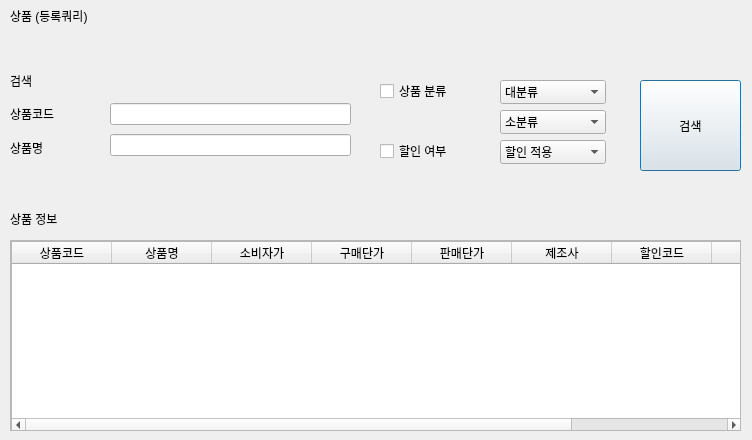
<?xml version="1.0" encoding="UTF-8"?>
<ui version="4.0">
 <class>Dialog</class>
 <widget class="QDialog" name="Dialog">
  <property name="geometry">
   <rect>
    <x>0</x>
    <y>0</y>
    <width>752</width>
    <height>440</height>
   </rect>
  </property>
  <property name="windowTitle">
   <string>Dialog</string>
  </property>
  <widget class="QCheckBox" name="checkBox_2">
   <property name="enabled">
    <bool>true</bool>
   </property>
   <property name="geometry">
    <rect>
     <x>380</x>
     <y>80</y>
     <width>116</width>
     <height>22</height>
    </rect>
   </property>
   <property name="text">
    <string>상품 분류</string>
   </property>
  </widget>
  <widget class="QComboBox" name="comboBox_3">
   <property name="geometry">
    <rect>
     <x>500</x>
     <y>140</y>
     <width>106</width>
     <height>24</height>
    </rect>
   </property>
   <item>
    <property name="text">
     <string>할인 적용 </string>
    </property>
   </item>
   <item>
    <property name="text">
     <string>할인 없음</string>
    </property>
   </item>
  </widget>
  <widget class="QScrollArea" name="scrollArea">
   <property name="geometry">
    <rect>
     <x>10</x>
     <y>240</y>
     <width>731</width>
     <height>191</height>
    </rect>
   </property>
   <property name="widgetResizable">
    <bool>true</bool>
   </property>
   <widget class="QWidget" name="scrollAreaWidgetContents_2">
    <property name="geometry">
     <rect>
      <x>0</x>
      <y>0</y>
      <width>729</width>
      <height>189</height>
     </rect>
    </property>
    <widget class="QTableWidget" name="tableWidget_2">
     <property name="geometry">
      <rect>
       <x>0</x>
       <y>0</y>
       <width>731</width>
       <height>192</height>
      </rect>
     </property>
     <column>
      <property name="text">
       <string>상품코드</string>
      </property>
     </column>
     <column>
      <property name="text">
       <string>상품명</string>
      </property>
     </column>
     <column>
      <property name="text">
       <string>소비자가</string>
      </property>
     </column>
     <column>
      <property name="text">
       <string>구매단가</string>
      </property>
     </column>
     <column>
      <property name="text">
       <string>판매단가</string>
      </property>
     </column>
     <column>
      <property name="text">
       <string>제조사</string>
      </property>
     </column>
     <column>
      <property name="text">
       <string>할인코드</string>
      </property>
     </column>
     <column>
      <property name="text">
       <string>유통기간</string>
      </property>
     </column>
     <column>
      <property name="text">
       <string>전용유무</string>
      </property>
     </column>
    </widget>
   </widget>
  </widget>
  <widget class="QWidget" name="horizontalLayoutWidget">
   <property name="geometry">
    <rect>
     <x>10</x>
     <y>0</y>
     <width>721</width>
     <height>31</height>
    </rect>
   </property>
   <layout class="QHBoxLayout" name="horizontalLayout_4">
    <item>
     <widget class="QLabel" name="label_2">
      <property name="text">
       <string>상품 (등록쿼리)</string>
      </property>
     </widget>
    </item>
   </layout>
  </widget>
  <widget class="QCheckBox" name="checkBox">
   <property name="geometry">
    <rect>
     <x>380</x>
     <y>140</y>
     <width>116</width>
     <height>22</height>
    </rect>
   </property>
   <property name="text">
    <string>할인 여부</string>
   </property>
  </widget>
  <widget class="QPushButton" name="pushButton">
   <property name="geometry">
    <rect>
     <x>640</x>
     <y>80</y>
     <width>101</width>
     <height>91</height>
    </rect>
   </property>
   <property name="text">
    <string>검색</string>
   </property>
  </widget>
  <widget class="QLabel" name="label_10">
   <property name="geometry">
    <rect>
     <x>10</x>
     <y>210</y>
     <width>77</width>
     <height>18</height>
    </rect>
   </property>
   <property name="text">
    <string>상품 정보</string>
   </property>
  </widget>
  <widget class="QLabel" name="label_5">
   <property name="geometry">
    <rect>
     <x>10</x>
     <y>70</y>
     <width>51</width>
     <height>21</height>
    </rect>
   </property>
   <property name="text">
    <string>검색</string>
   </property>
  </widget>
  <widget class="QComboBox" name="comboBox_2">
   <property name="geometry">
    <rect>
     <x>500</x>
     <y>110</y>
     <width>106</width>
     <height>24</height>
    </rect>
   </property>
   <item>
    <property name="text">
     <string>소분류</string>
    </property>
   </item>
  </widget>
  <widget class="QComboBox" name="comboBox">
   <property name="geometry">
    <rect>
     <x>500</x>
     <y>80</y>
     <width>106</width>
     <height>24</height>
    </rect>
   </property>
   <item>
    <property name="text">
     <string>대분류</string>
    </property>
   </item>
  </widget>
  <widget class="QWidget" name="verticalLayoutWidget_2">
   <property name="geometry">
    <rect>
     <x>110</x>
     <y>100</y>
     <width>241</width>
     <height>61</height>
    </rect>
   </property>
   <layout class="QVBoxLayout" name="verticalLayout_13">
    <item>
     <widget class="QLineEdit" name="lineEdit_3"/>
    </item>
    <item>
     <widget class="QLineEdit" name="lineEdit_8"/>
    </item>
   </layout>
  </widget>
  <widget class="QWidget" name="verticalLayoutWidget">
   <property name="geometry">
    <rect>
     <x>10</x>
     <y>100</y>
     <width>91</width>
     <height>61</height>
    </rect>
   </property>
   <layout class="QVBoxLayout" name="verticalLayout_14">
    <item>
     <widget class="QLabel" name="label_11">
      <property name="enabled">
       <bool>true</bool>
      </property>
      <property name="text">
       <string>상품코드</string>
      </property>
     </widget>
    </item>
    <item>
     <widget class="QLabel" name="label_12">
      <property name="enabled">
       <bool>true</bool>
      </property>
      <property name="autoFillBackground">
       <bool>false</bool>
      </property>
      <property name="text">
       <string>상품명</string>
      </property>
     </widget>
    </item>
   </layout>
  </widget>
 </widget>
 <resources/>
 <connections>
  <connection>
   <sender>pushButton</sender>
   <signal>clicked()</signal>
   <receiver>tableWidget_2</receiver>
   <slot>clear()</slot>
   <hints>
    <hint type="sourcelabel">
     <x>676</x>
     <y>118</y>
    </hint>
    <hint type="destinationlabel">
     <x>663</x>
     <y>324</y>
    </hint>
   </hints>
  </connection>
 </connections>
</ui>
